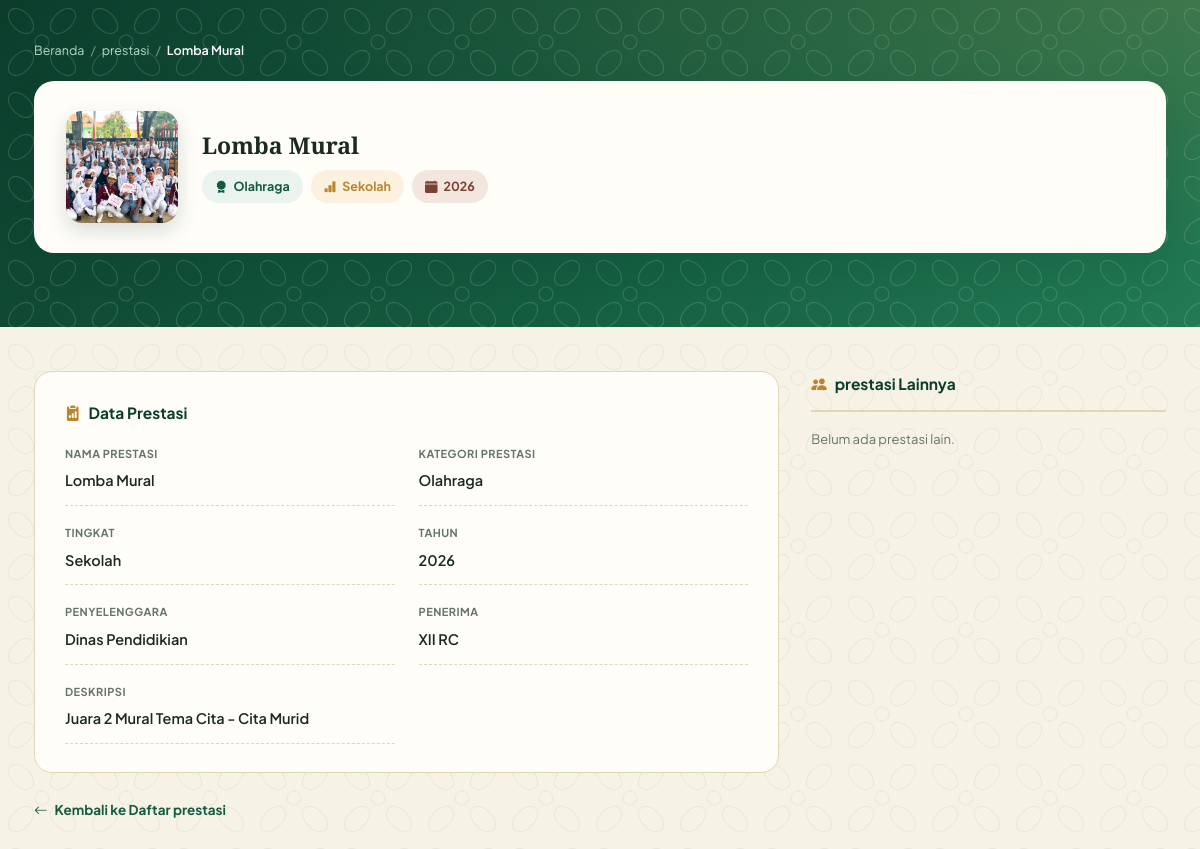
Page /Prestasi/detail/1 on the committed database.
### tables this page shows
CREATE TABLE `prestasi` (
  `id_prestasi` int NOT NULL,
  `judul_prestasi` varchar(250) NOT NULL,
  `id_kategori` int NOT NULL,
  `tingkat` varchar(250) NOT NULL,
  `tahun` int NOT NULL,
  `penyelenggara` varchar(250) NOT NULL,
  `penerima` varchar(250) NOT NULL,
  `deskripsi` varchar(250) NOT NULL,
  `foto` varchar(250) NOT NULL
);

CREATE TABLE `kategori_prestasi` (
  `id_kategori` int NOT NULL,
  `nama_kategori` varchar(250) NOT NULL
);

### application/controllers/Prestasi.php (called while the page is built, shortened)
<?php
class Prestasi extends CI_Controller {
    public function __construct(){
        $this->load->database();
    }
    public function detail($id = null)
    {
        $prestasi = $this->db->where('id_prestasi', $id)->get('prestasi')->row();
        $kategori = $this->db->where('id_kategori', $prestasi->id_kategori)->get('kategori_prestasi')->row();
        $prestasi_lain = $this->db
            ->where('id_prestasi !=', $id)
            ->order_by('id_prestasi', 'DESC')
            ->limit(4)
            ->get('prestasi')
            ->result();
        $data = [
            'judul'         => $prestasi->judul_prestasi ?? 'Detail prestasi',
            'kategori'      => $kategori,
            'prestasi'      => $prestasi,
            'prestasi_lain' => $prestasi_lain,
        ];
        $this->load->view('prestasi_detail', $data);
    }
}

### index.php (called while the page is built, shortened)
<?php
require_once BASEPATH.'core/CodeIgniter.php';

### application/views/prestasi_detail.php (the view, shortened to what this page needs)
<!DOCTYPE html>
<html lang="id">
<head>
<link rel="stylesheet" href="https://cdn.jsdelivr.net/npm/bootstrap-icons@1.11.3/font/bootstrap-icons.min.css">
</head>
<body>
<section class="page-hero">
  <div class="container">
    <div class="breadcrumb">
      <a href="<?= base_url() ?>">Beranda</a>
      <span class="sep">/</span>
      <a href="<?= base_url('prestasi') ?>">prestasi</a>
      <span class="sep">/</span>
      <span class="current"><?= html_escape($prestasi->judul_prestasi) ?></span>
    </div>
    <div class="profile-card">
      <?php if (!empty($prestasi->foto) && file_exists('./upload/prestasi/' . $prestasi->foto)): ?>
        <img class="profile-photo" src="<?= base_url('upload/prestasi/' . $prestasi->foto) ?>" alt="<?= html_escape($prestasi->judul_prestasi) ?>">
      <?php else: ?>
        <div class="profile-photo-placeholder"><i class="bi bi-trophy-fill"></i></div>
      <?php endif; ?>
      <div class="profile-main">
        <h1><?= html_escape($prestasi->judul_prestasi) ?></h1>
        <div class="profile-tags">
          <?php if (!empty($kategori->nama_kategori)): ?>
            <span class="tag kategori"><i class="bi bi-award-fill"></i> <?= html_escape($kategori->nama_kategori) ?></span>
          <?php endif; ?>
          <?php if (!empty($prestasi->tingkat)): ?>
            <span class="tag tingkat"><i class="bi bi-bar-chart-fill"></i> <?= html_escape($prestasi->tingkat) ?></span>
          <?php endif; ?>
          <?php if (!empty($prestasi->tahun)): ?>
            <span class="tag tahun"><i class="bi bi-calendar-fill"></i> <?= html_escape($prestasi->tahun) ?></span>
          <?php endif; ?>
        </div>
      </div>
    </div>
  </div>
</section>
<section class="main">
  <div class="container">
    <div class="content-wrap">
      <div class="article-body">
        <div class="panel">
          <h4><i class="bi bi-clipboard2-data-fill"></i> Data Prestasi</h4>
          <div class="info-grid">
            <div class="info-item">
              <label>Nama Prestasi</label>
              <div class="val <?= empty($prestasi->judul_prestasi) ? 'empty' : '' ?>"><?= !empty($prestasi->judul_prestasi) ? html_escape($prestasi->judul_prestasi) : 'Belum diisi' ?></div>
            </div>
            <div class="info-item">
              <label>Kategori Prestasi</label>
              <div class="val <?= empty($kategori->nama_kategori) ? 'empty' : '' ?>"><?= !empty($kategori->nama_kategori) ? html_escape($kategori->nama_kategori) : 'Belum diisi' ?></div>
            </div>
            <div class="info-item">
              <label>Tingkat</label>
              <div class="val <?= empty($prestasi->tingkat) ? 'empty' : '' ?>"><?= !empty($prestasi->tingkat) ? html_escape($prestasi->tingkat) : 'Belum diisi' ?></div>
            </div>
            <div class="info-item">
              <label>Tahun</label>
              <div class="val <?= empty($prestasi->tahun) ? 'empty' : '' ?>"><?= !empty($prestasi->tahun) ? html_escape($prestasi->tahun) : 'Belum diisi' ?></div>
            </div>
            <div class="info-item">
              <label>Penyelenggara</label>
              <div class="val <?= empty($prestasi->penyelenggara) ? 'empty' : '' ?>"><?= !empty($prestasi->penyelenggara) ? html_escape($prestasi->penyelenggara) : 'Belum diisi' ?></div>
            </div>
            <div class="info-item">
              <label>Penerima</label>
              <div class="val <?= empty($prestasi->penerima) ? 'empty' : '' ?>"><?= !empty($prestasi->penerima) ? html_escape($prestasi->penerima) : 'Belum diisi' ?></div>
            </div>
            <div class="info-item">
              <label>Deskripsi</label>
              <div class="val <?= empty($prestasi->deskripsi) ? 'empty' : '' ?>"><?= !empty($prestasi->deskripsi) ? html_escape($prestasi->deskripsi) : 'Belum diisi' ?></div>
            </div>
          </div>
        </div>
        <a href="<?= base_url('prestasi') ?>" class="back-link"><i class="bi bi-arrow-left"></i> Kembali ke Daftar prestasi</a>
      </div>
      <aside class="sidebar">
        <h4><i class="bi bi-people-fill"></i> prestasi Lainnya</h4>
        <?php if (!empty($prestasi_lain)): ?>
          <?php foreach ($prestasi_lain as $lain): ?>
            <a href="<?= base_url('prestasi/detail/' . $lain->id_prestasi) ?>" class="side-card">
              <?php if (!empty($lain->foto) && file_exists('./upload/prestasi/' . $lain->foto)): ?>
                <img class="thumb" src="<?= base_url('upload/prestasi/' . $lain->foto) ?>" alt="<?= html_escape($lain->judul_prestasi) ?>">
              <?php else: ?>
                <div class="thumb-placeholder"><i class="bi bi-trophy-fill"></i></div>
              <?php endif; ?>
              <div class="info">
                <h5><?= html_escape($lain->judul_prestasi) ?></h5>
                <?php if (!empty($lain->pembina)): ?><span><?= html_escape($lain->pembina) ?></span><?php endif; ?>
              </div>
            </a>
          <?php endforeach; ?>
        <?php else: ?>
          <p class="empty-note">Belum ada prestasi lain.</p>
        <?php endif; ?>
      </aside>
    </div>
  </div>
</section>
</body>
</html>

### application/views/prestasi_detail.php (style rules this page uses)
:root { --forest-deep:#0c3d2c; --forest:#145c40; --forest-mid:#227a54; --forest-soft:#eaf3ee; --brass:#b8862f; --brass-light:#d9a94a; --clove:#7a4130; --ivory:#f6f2e5; --panel:#fffdf8; --ink:#1c2b22; --muted:#66756a; --line:#e2d6b8; --shadow:0 14px 34px rgba(12,61,44,.12); }
* { box-sizing:border-box;margin:0;padding:0; }
body { font-family:'Plus Jakarta Sans',ui-sans-serif,system-ui,sans-serif; color:var(--ink);background:var(--ivory);line-height:1.7;font-size:15.5px; }
h1,h2,h3 { font-family:'Spectral',Georgia,serif;color:var(--forest-deep);font-weight:600;line-height:1.25; }
img { max-width:100%;display:block; }
a { text-decoration:none;color:inherit; }
.container { max-width:1180px;margin:0 auto;padding:0 24px; }
.page-hero { position:relative;overflow:hidden;padding:40px 0 74px; }
.breadcrumb { color:#b6d8c4;font-size:12.5px;margin-bottom:20px;display:flex;gap:6px;align-items:center;flex-wrap:wrap; }
.breadcrumb .sep { opacity:.6; }
.breadcrumb .current { color:#fff;font-weight:600; }
.profile-card { background:var(--panel);border-radius:20px;box-shadow:var(--shadow); padding:30px 32px;display:flex;gap:24px;align-items:center; position:relative;z-index:3; }
.profile-photo { width:112px;height:112px;border-radius:16px;object-fit:cover;flex-shrink:0;box-shadow:0 8px 20px rgba(12,61,44,.16); }
.profile-main h1 { font-size:23px;color:var(--ink);margin-bottom:10px; }
.profile-tags { display:flex;gap:8px;flex-wrap:wrap; }
.tag { display:inline-flex;align-items:center;gap:6px;padding:6px 13px;border-radius:999px;font-size:12.5px;font-weight:700; }
.tag.kategori { background:var(--forest-soft);color:var(--forest); }
.tag.tingkat { background:#fbf1de;color:var(--brass); }
.tag.tahun { background:#f3e6de;color:var(--clove); }
section.main { padding:44px 0 70px; }
.content-wrap { display:grid;grid-template-columns:2.1fr 1fr;gap:32px;align-items:start; }
.panel { background:var(--panel);border:1px solid var(--line);border-radius:18px;padding:28px 30px; }
.panel h4 { font-size:15.5px;color:var(--forest-deep);margin-bottom:18px;display:flex;align-items:center;gap:8px; }
.panel h4 i { color:var(--brass); }
.info-grid { display:grid;grid-template-columns:1fr 1fr;gap:18px 24px; }
.info-item { border-bottom:1px dashed var(--line);padding-bottom:12px; }
.info-item label { display:block;font-size:11px;text-transform:uppercase;letter-spacing:.04em;color:var(--muted);font-weight:700;margin-bottom:5px; }
.info-item .val { font-size:14.5px;color:var(--ink);font-weight:600; }
.back-link { display:inline-flex;align-items:center;gap:7px;font-size:13.5px;font-weight:700;color:var(--forest);margin-top:26px;transition:.2s; }
.sidebar h4 { font-size:15.5px;color:var(--forest-deep);margin-bottom:16px;padding-bottom:12px;border-bottom:2px solid var(--line);display:flex;align-items:center;gap:8px; }
.sidebar h4 i { color:var(--brass); }
.empty-note { color:var(--muted);font-size:13px; }

### rows in the picture
prestasi: judul_prestasi "Lomba Mural", foto (picture), tingkat "Sekolah", tahun "2026", penyelenggara "Dinas Pendidikian", penerima "XII RC", deskripsi "Juara 2 Mural Tema Cita - Cita Murid"
kategori_prestasi: nama_kategori "Olahraga"
